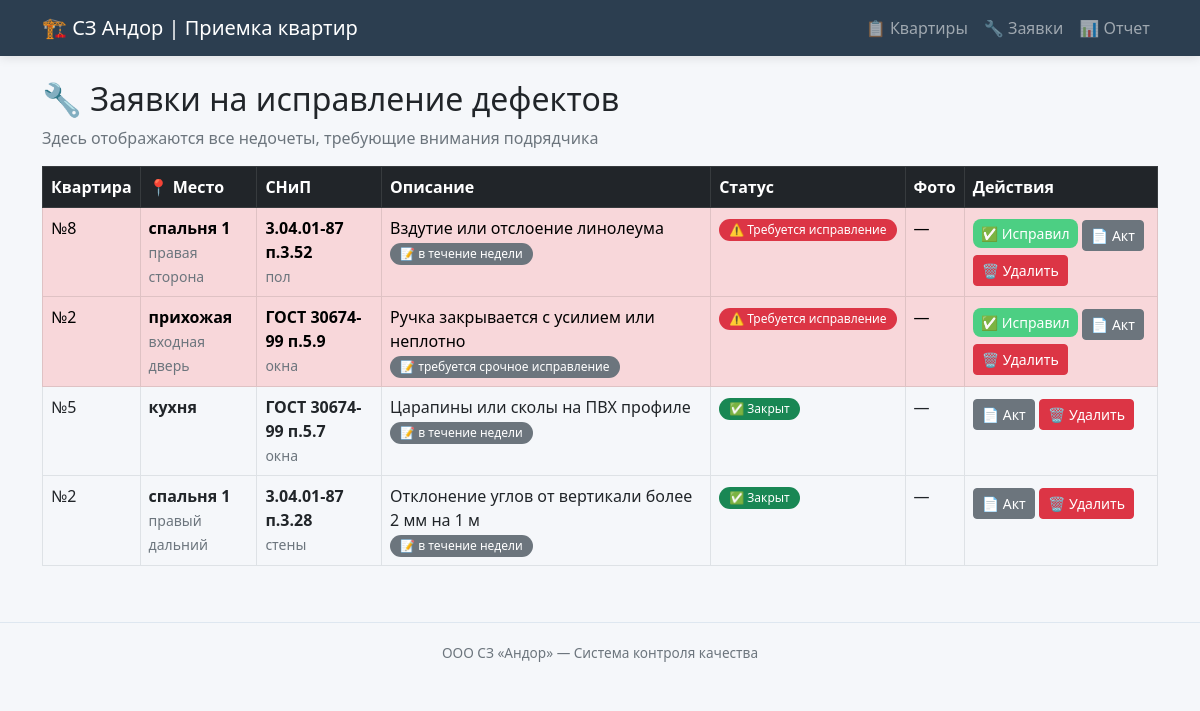
The app's page /defects with its own data.
### tables this page shows
CREATE TABLE defects (
            id INTEGER PRIMARY KEY AUTOINCREMENT,
            flat_id INTEGER NOT NULL,
            snip_defect_id INTEGER NOT NULL,
            room TEXT,
            location_detail TEXT,
            comment TEXT,
            photo_path TEXT,
            status TEXT DEFAULT 'open',
            created_at TIMESTAMP,
            fixed_at TIMESTAMP,
            FOREIGN KEY (flat_id) REFERENCES flats(id),
            FOREIGN KEY (snip_defect_id) REFERENCES snip_defects(id)
        );

CREATE TABLE flats (
    id INTEGER PRIMARY KEY AUTOINCREMENT,
    number TEXT NOT NULL,
    street TEXT,
    house TEXT,
    entrance INTEGER,
    floor INTEGER,
    status TEXT DEFAULT 'in_progress'
);

CREATE TABLE snip_defects (
            id INTEGER PRIMARY KEY AUTOINCREMENT,
            code TEXT NOT NULL,
            category TEXT NOT NULL,
            description TEXT NOT NULL,
            severity TEXT NOT NULL
        );

### app.py (the view)
@app.route('/defects')
def defects():
    conn = get_db()
    all_defects = conn.execute('''
        SELECT d.*, f.number as flat_number, f.street, f.house,
               s.code, s.category, s.description, s.severity
        FROM defects d
        JOIN flats f ON d.flat_id = f.id
        JOIN snip_defects s ON d.snip_defect_id = s.id
        ORDER BY
            CASE d.status
                WHEN 'open' THEN 1
                WHEN 'fixed' THEN 2
                WHEN 'closed' THEN 3
            END,
            d.created_at DESC
    ''').fetchall()
    conn.close()
    return render_template('defects.html', defects=all_defects)

### app.py (called while the page is built)
def get_db():
    conn = sqlite3.connect(DB_PATH)
    conn.row_factory = sqlite3.Row
    return conn

### templates/defects.html (shortened to what this page needs)
{% extends "base.html" %}
{% block content %}
<h2>🔧 Заявки на исправление дефектов</h2>
<p class="text-muted">Здесь отображаются все недочеты, требующие внимания подрядчика</p>
<div class="table-responsive">
    <table class="table table-bordered table-hover">
        <thead class="table-dark">
            <tr>
                <th>Квартира</th>
                <th>📍 Место</th>
                <th>СНиП</th>
                <th>Описание</th>
                <th>Статус</th>
                <th>Фото</th>
                <th>Действия</th>
            </tr>
        </thead>
        <tbody>
            {% for d in defects %}
            <tr class="{% if d.status == 'open' %}table-danger{% elif d.status == 'fixed' %}table-warning{% endif %}">
                <td>
                    №{{ d.flat_number }}<br>
                </td>
                <td>
                    {% if d.room %}
                        <strong>{{ d.room }}</strong>
                        {% if d.location_detail %}
                            <br><small class="text-muted">{{ d.location_detail }}</small>
                        {% endif %}
                    {% else %}
                        <span class="text-muted">—</span>
                    {% endif %}
                </td>
                <td>
                    <strong>{{ d.code }}</strong><br>
                    <span class="small text-muted">{{ d.category }}</span>
                </td>
                <td>
                    {{ d.description[:80] }}
                    {% if d.comment %}
                        <br><span class="badge bg-secondary">📝 {{ d.comment[:40] }}</span>
                    {% endif %}
                 </td>
                <td>
                    {% if d.status == 'open' %}
                        <span class="badge bg-danger">⚠️ Требуется исправление</span>
                    {% elif d.status == 'fixed' %}
                        <span class="badge bg-warning">🔄 Ожидает проверки</span>
                    {% else %}
                        <span class="badge bg-success">✅ Закрыт</span>
                    {% endif %}
                 </td>
                <td>
                    {% if d.photo_path %}
                        <a href="/{{ d.photo_path }}" target="_blank" class="btn btn-sm btn-outline-info">📷 Фото</a>
                    {% else %}
                        —
                    {% endif %}
                 </td>
                <td>
                    {% if d.status == 'open' %}
                        <a href="/defect/{{ d.id }}/fix" class="btn btn-sm btn-success">✅ Исправил</a>
                    {% elif d.status == 'fixed' %}
                        <div class="btn-group btn-group-sm">
                            <a href="/defect/{{ d.id }}/close" class="btn btn-primary">✓ Принять</a>
                            <a href="/defect/{{ d.id }}/reopen" class="btn btn-danger">↺ На доработку</a>
                        </div>
                    {% endif %}
                    <a href="/generate_act/{{ d.id }}" class="btn btn-sm btn-secondary mt-1">📄 Акт</a>
                    <a href="/defect/{{ d.id }}/delete" class="btn btn-sm btn-danger mt-1" onclick="return confirm('Удалить этот недочет?')">🗑️ Удалить</a>
                 </td>
             </tr>
            {% endfor %}
        </tbody>
    </table>
</div>
{% endblock %}

### templates/base.html (style rules this page uses)
body { background-color: #f5f7fa; font-family: 'Segoe UI', Tahoma, Geneva, Verdana, sans-serif; }
.badge { padding: 5px 10px; font-weight: 500; border-radius: 20px; }
.btn-success { background-color: #4ccf83; border: none; border-radius: 8px; }

### records on screen
defects: flat_number "8", room "спальня 1", location_detail "правая сторона", code "3.04.01-87 п.3.52", category "пол", description "Вздутие или отслоение линолеума", comment "в течение недели", status "⚠️ Требуется исправление"
defects: flat_number "2", room "прихожая", location_detail "входная дверь", code "ГОСТ 30674-99 п.5.9", category "окна", description "Ручка закрывается с усилием или неплотно", comment "требуется срочное исправление", status "⚠️ Требуется исправление"
defects: flat_number "5", room "кухня", code "ГОСТ 30674-99 п.5.7", category "окна", description "Царапины или сколы на ПВХ профиле", comment "в течение недели", status "✅ Закрыт"
defects: flat_number "2", room "спальня 1", location_detail "правый дальний", code "3.04.01-87 п.3.28", category "стены", description "Отклонение углов от вертикали более 2 мм на 1 м", comment "в течение недели", status "✅ Закрыт"
